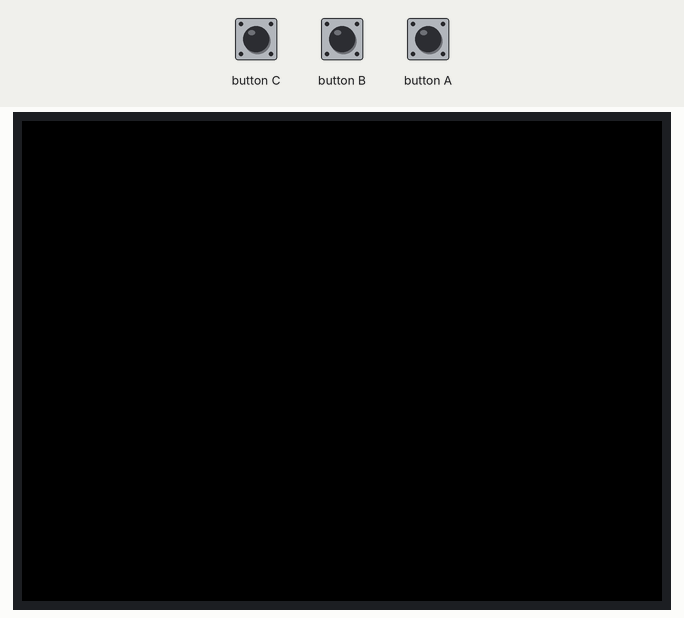
The program below on a simulated ESP32. Shown: 320×240 colour display. The inputs (shaded band) are chosen by the test bench.

Above: at 1.3 s.
1.4 s: button A pressed for 0.15 s
At 1.5 s:
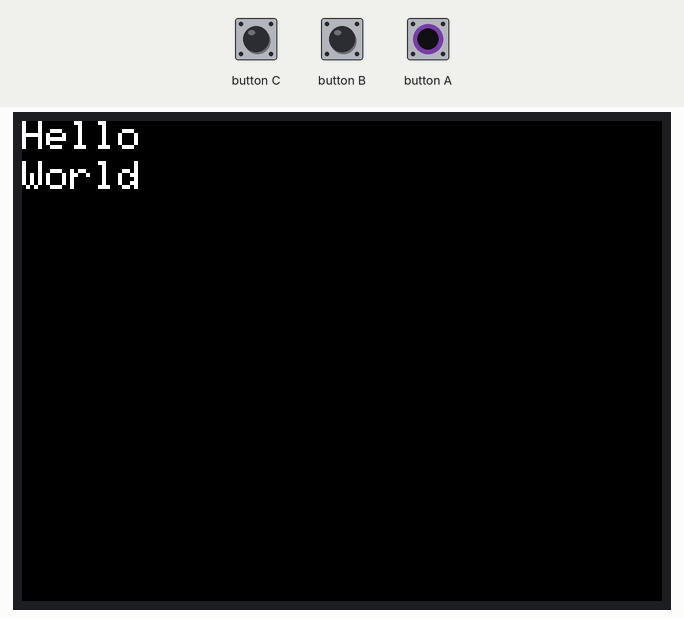
3.0 s: button A pressed for 1 s
5.5 s: button A pressed for 3.2 s
Timing chart, 0 to 8.5 s (numbered marks = the images above; inputs shaded):
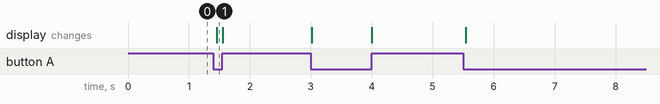

The program:

main.cpp
```cpp
#include <Arduino.h>
#include <M5Unified.h>

void setup()
{
	// 初期化
	auto cfg = M5.config();
	M5.begin(cfg);
}

void loop()
{
	// ボタン入力を更新するために呼び出す
	M5.update();

	M5.Display.startWrite();

	if (M5.BtnA.isPressed())
	{
		// ボタンが押されている
		// 文字色とフォントサイズ
		auto fColor = M5.Lcd.color888(255, 255, 255);
		M5.Lcd.setTextColor(fColor); // TFT_WHITE というマクロもある
		M5.Lcd.setTextSize(2);

		// 描画
		M5.Lcd.setCursor(0, 0);
		M5.Lcd.println("Hello");
		M5.Lcd.setCursor(0, 20);
		M5.Lcd.println("World");
	}
	else
	{
		// ボタンが押されていない
		// 背景色 黒で塗りつぶす
		auto bgColor = M5.Lcd.color888(0, 0, 0);
		M5.Lcd.fillScreen(bgColor);
	}

	M5.Display.endWrite();
}
```

Measured:
- after the input at 1.4 s, the display: changes after 0.06 s (image 1)
